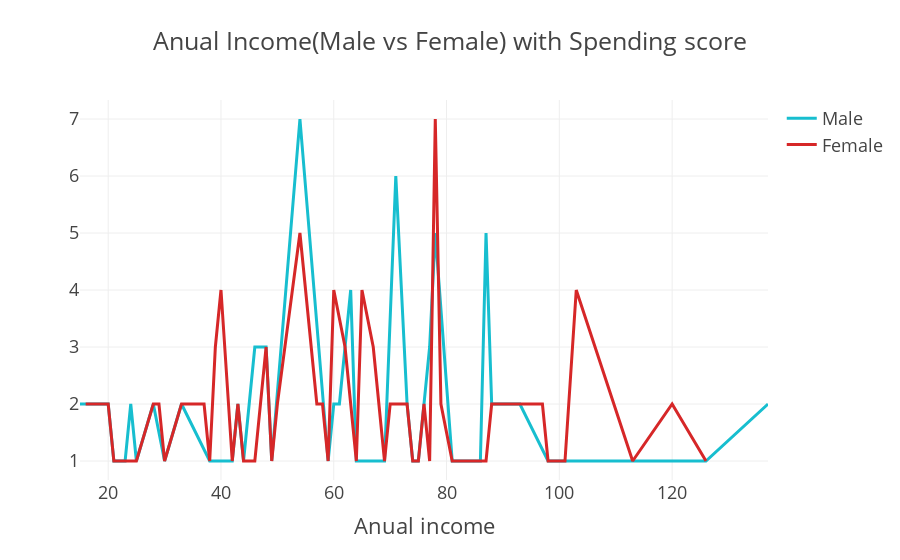

The notebook cell this image was saved under:
### Markdown cell above
The spending score of male and female with their spending score such as the highest peak that there are 7 female who have the spending score is 42 and anual income is 25k$.

### Code cell
col='Annual Income (k$)'
v1=d1[col].value_counts().reset_index()
v1=v1.rename(columns={col:'count','index':col})
v1['percent']=v1['count'].apply(lambda x : 100*x/sum(v1['count']))
v1=v1.sort_values(col)
v2=d2[col].value_counts().reset_index()
v2=v2.rename(columns={col:'count','index':col})
v2['percent']=v2['count'].apply(lambda x : 100*x/sum(v2['count']))
v2=v2.sort_values(col)
trace1 = go.Scatter(x=v1[col], y=v1["count"], name="Male", marker=dict(color="#17becf"),text= df['Spending Score (1-100)'])
trace2 = go.Scatter(x=v2[col], y=v2["count"], name="Female", marker=dict(color='#d62728'),text= df['Spending Score (1-100)'])
y = [trace1, trace2]
layout={'title':"Anual Income(Male vs Female) with Spending score ",'xaxis':{'title':"Anual income"}}
fig = go.Figure(data=y, layout=layout)
fig.layout.template='presentation'
iplot(fig)

### Figure 1 — Plotly figure (JSON) as saved in the notebook; plotly's stock layout.template omitted (floating-point values rounded to 4 significant figures; data arrays with more than 128 entries replaced by an {"elided": "..."} marker saying what was removed)
{"data": [{"marker": {"color": "#17becf"}, "name": "Male", "text": {"elided": "200 int values"}, "type": "scatter", "x": [15, 19, 20, 21, 23, 24, 25, 28, 30, 33, 38, 39, 42, 43, 44, 46, 48, 49, 54, 59, 60, 61, 62, 63, 64, 67, 69, 71, 73, 74, 75, 77, 78, 81, 85, 86, 87, 88, 93, 98, 99, 101, 113, 126, 137], "y": [2, 2, 2, 1, 1, 2, 1, 2, 1, 2, 1, 1, 1, 2, 1, 3, 3, 1, 7, 1, 2, 2, 3, 4, 1, 1, 1, 6, 2, 1, 1, 3, 5, 1, 1, 1, 5, 2, 2, 1, 1, 1, 1, 1, 2]}, {"marker": {"color": "#d62728"}, "name": "Female", "text": {"elided": "200 int values"}, "type": "scatter", "x": [16, 17, 18, 19, 20, 21, 23, 25, 28, 29, 30, 33, 34, 37, 38, 39, 40, 42, 43, 44, 46, 47, 48, 49, 50, 54, 57, 58, 59, 60, 62, 63, 64, 65, 67, 69, 70, 72, 73, 74, 75, 76, 77, 78, 79, 81, 85, 86, 87, 88, 97, 98, 99, 101, 103, 113, 120, 126], "y": [2, 2, 2, 2, 2, 1, 1, 1, 2, 2, 1, 2, 2, 2, 1, 3, 4, 1, 2, 1, 1, 2, 3, 1, 2, 5, 2, 2, 1, 4, 3, 2, 1, 4, 3, 1, 2, 2, 2, 1, 1, 2, 1, 7, 2, 1, 1, 1, 1, 2, 2, 1, 1, 1, 4, 1, 2, 1]}], "layout": {"title": {"text": "Anual Income(Male vs Female) with Spending score "}, "xaxis": {"title": {"text": "Anual income"}}}}
